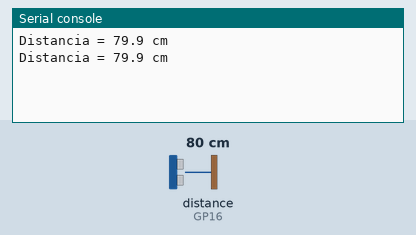
This program was run on a simulated Raspberry Pi Pico running MicroPython. Parts: the last lines printed to the serial console. Inputs (shaded band) come from the test bench; at power-on: distance to the obstacle (sensor on GP16) 80 cm. The echo pulse lasts 58.3 µs per cm.

Above: at 1.2 s.
1.3 s: distance to the obstacle (sensor on GP16) set to 2 cm
At 2.6 s:
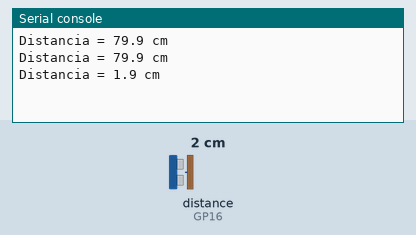
2.8 s: distance to the obstacle (sensor on GP16) set to 4 cm
At 3.8 s:
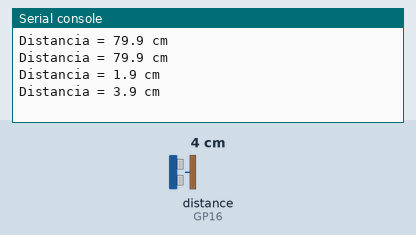
Timing chart, 0 to 5.8 s (numbered marks = the images above; inputs shaded):
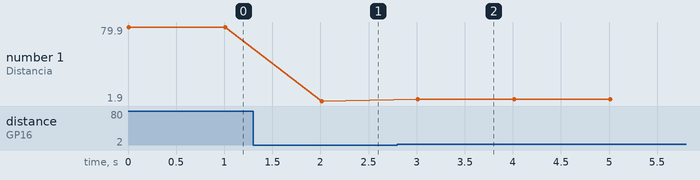

Measured:
- after the input at 1.3 s, the serial console: prints a new line after 0.71 s (image 1)
- after the input at 2.8 s, the serial console: prints a new line after 0.21 s (image 2)
- plotted number 1: 79.9 → 1.9 after the input at 1.3 s, 1.9 → 3.9 after the input at 2.8 s

The program:

hcsr04_mpython.py
```python
# Exemplo com HC-SR04

import utime
import rp2
from rp2 import PIO, asm_pio
from machine import Pin

# Programa PIO
@asm_pio(set_init=rp2.PIO.OUT_LOW,autopush=False)
def ULTRA_PIO():
    # espera solicitação e salva o timeout
    pull()
    mov (x,osr)

    # envia pulso de 10 us (20 ciclos)
    set(pins,1) [19]
    set(pins,0)

    # espera o início do pulso de eco
    wait(1,pin,0)

    # espera o fim do pulso de eco
    # decrementa X a cada 2 ciclos (1us)
    label('dowait')
    jmp(pin,'continue')
    jmp('end')
    label('continue')
    jmp(x_dec,'dowait')

    # retorna duracao do pulso
    label('end')
    mov(isr,x)
    push()

# Configura pinos
trigger = Pin(17, Pin.OUT)
echo = Pin(16, Pin.IN)
sm = rp2.StateMachine(0)

# Faz medições
while True:
    sm.init(ULTRA_PIO,freq=2000000,set_base=trigger,in_base=echo,jmp_pin=echo)
    sm.active(1)
    sm.put(300000)
    val = sm.get()
    sm.active(0)
    if val < 300000:
        ellapsed = 300000 - val
        distance = (ellapsed * 0.0343) / 2
        print('Distancia = {0:.1f} cm'.format(distance))
        utime.sleep_ms(1000)
    else:
        print('Timeout')
  
```
